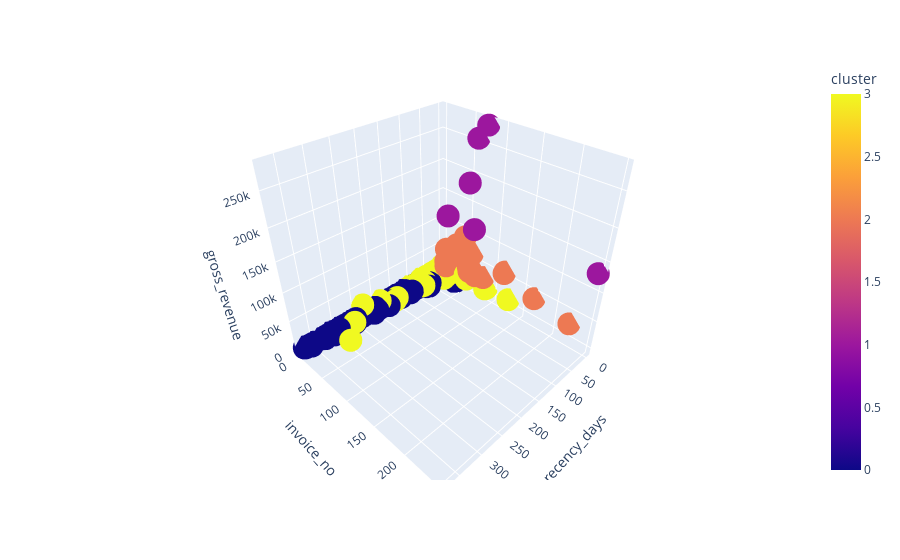

Here is the notebook cell this chart was saved with:
### Markdown cell above
## 10.1 Visualization Inspection

### Code cell
fig = px.scatter_3d( df10, x='recency_days', y='invoice_no', z='gross_revenue', color='cluster')
fig.show()

### Figure 1 — Plotly figure (JSON) as saved in the notebook; plotly's stock layout.template omitted (floating-point values rounded to 4 significant figures; data arrays with more than 128 entries replaced by an {"elided": "..."} marker saying what was removed)
{"data": [{"hovertemplate": "recency_days=%{x}<br>invoice_no=%{y}<br>gross_revenue=%{z}<br>cluster=%{marker.color}<extra></extra>", "legendgroup": "", "marker": {"color": {"elided": "4372 int values"}, "coloraxis": "coloraxis", "symbol": "circle"}, "mode": "markers", "name": "", "scene": "scene", "showlegend": false, "type": "scatter3d", "x": {"elided": "4372 int values"}, "y": {"elided": "4372 int values"}, "z": {"elided": "4372 float values"}}], "layout": {"coloraxis": {"colorbar": {"title": {"text": "cluster"}}, "colorscale": [[0, "#0d0887"], [0.1111, "#46039f"], [0.2222, "#7201a8"], [0.3333, "#9c179e"], [0.4444, "#bd3786"], [0.5556, "#d8576b"], [0.6667, "#ed7953"], [0.7778, "#fb9f3a"], [0.8889, "#fdca26"], [1, "#f0f921"]]}, "legend": {"tracegroupgap": 0}, "margin": {"t": 60}, "scene": {"domain": {"x": [0, 1], "y": [0, 1]}, "xaxis": {"title": {"text": "recency_days"}}, "yaxis": {"title": {"text": "invoice_no"}}, "zaxis": {"title": {"text": "gross_revenue"}}}}}
